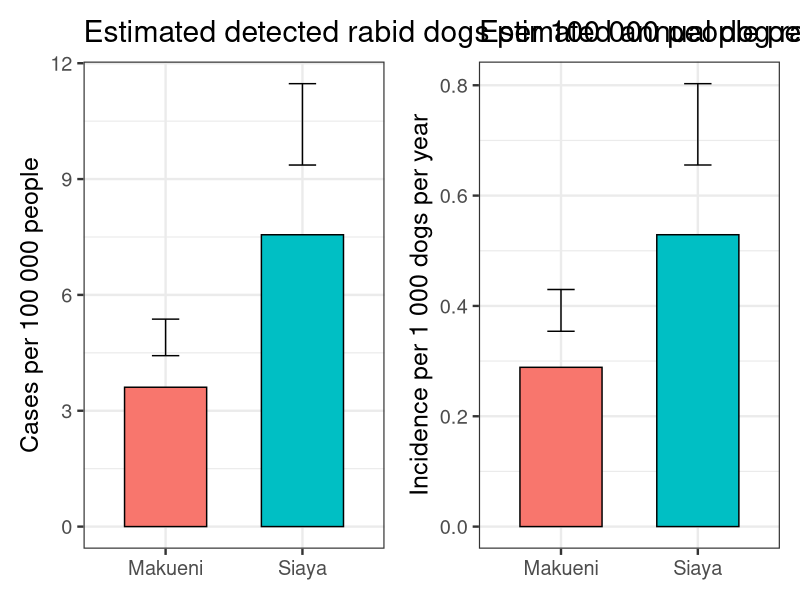
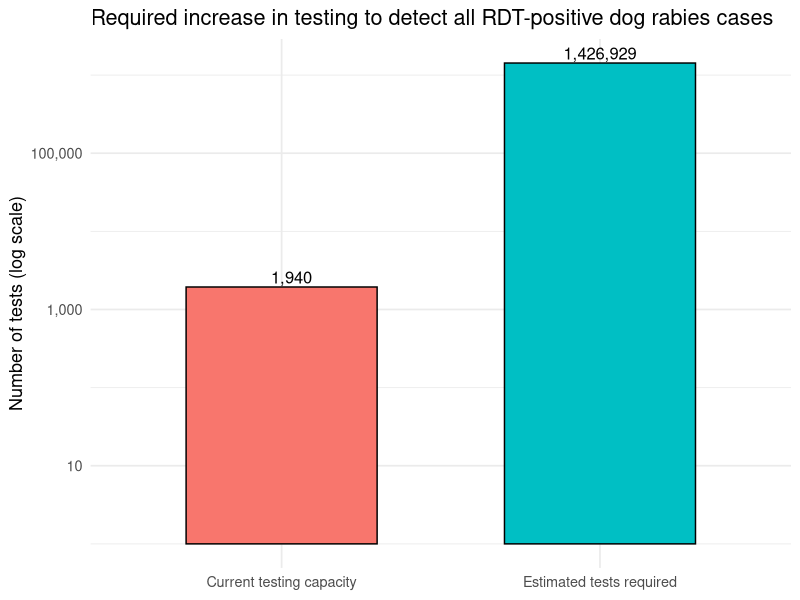
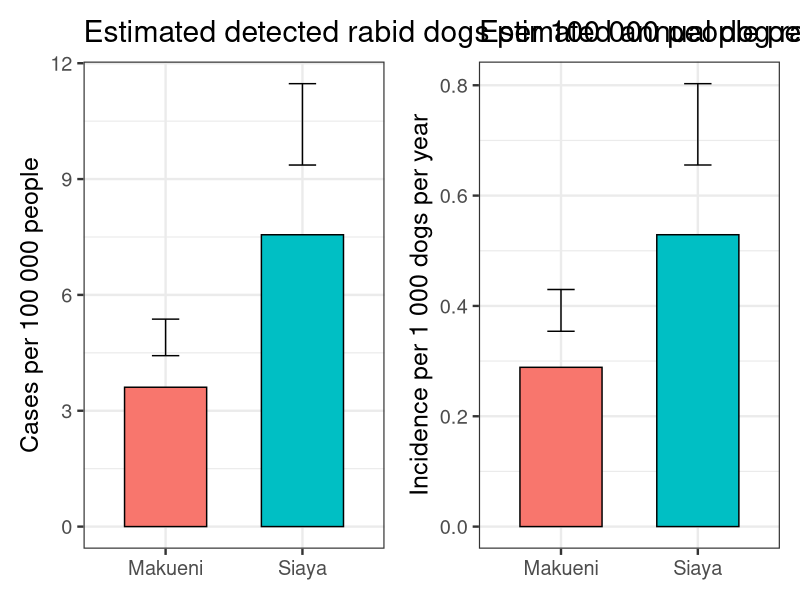
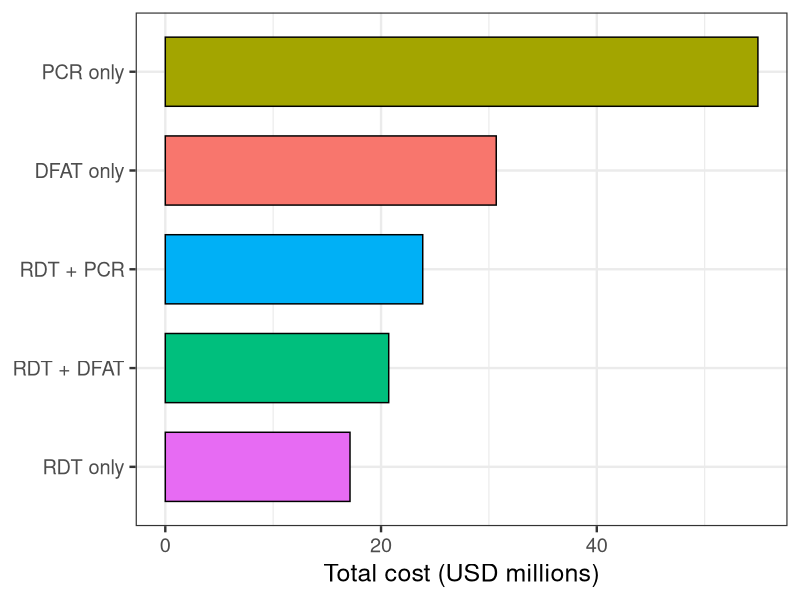

These figures' R source, in order:
library(Hmisc)
library(ggplot2)
library(dplyr)
library(patchwork)

# Function
calc_inc <- function(cases, period, population, HDR){
  dogs <- population / HDR
  ci <- binconf(cases, period * dogs, method = "exact") * 1000
  data.frame(lower = ci[1], estimate = ci[2], upper = ci[3])
}

# Data
makueni <- 987654
siaya <- 993183
HDR_makueni <- 8
HDR_siaya <- 7
cases_makueni <- 102
cases_siaya <- 93
makueni_months <- 28
siaya_months <- 12

inc_makueni <- calc_inc(cases_makueni, makueni_months/12, makueni, HDR_makueni) |> mutate(County="Makueni")
inc_siaya   <- calc_inc(cases_siaya, siaya_months/12, siaya, HDR_siaya) |> mutate(County="Siaya")
inc_df <- bind_rows(inc_makueni, inc_siaya)

# Plot
dog_inc_plot<- ggplot(inc_df, aes(x = County, y = estimate, fill = County)) +
  geom_bar(stat="identity", color="black", width=0.6) +
  geom_errorbar(aes(ymin=lower, ymax=upper), width=0.2) +
  labs(
    title = "Estimated annual dog rabies incidence by county",
    y = "Incidence per 1 000 dogs per year", x = NULL
  ) +
  theme_bw(base_size=18) +
  theme(legend.position="none")


#What it shows:
#Siaya has roughly double the detected incidence of Makueni.
#Wide CIs underscore under-detection and uncertainty in passive surveillance.


# Figure 2: Estimated Dog Rabies Incidence per 100 000 People -------------


calc_inc_bites <- function(cases, period, population){
  ci <- binconf(cases, period * population, method="exact") * 100000
  data.frame(lower = ci[1], estimate = ci[2], upper = ci[3])
}

bite_df <- bind_rows(
  calc_inc_bites(cases_makueni, makueni_months/12, makueni) |> mutate(County="Makueni"),
  calc_inc_bites(cases_siaya, siaya_months/12, siaya) |> mutate(County="Siaya")
)

dog_to_human <- ggplot(bite_df, aes(x = County, y = estimate, fill = County)) +
  geom_bar(stat="identity", color="black", width=0.6) +
  geom_errorbar(aes(ymin=lower, ymax=upper), width=0.2) +
  labs(
    title = "Estimated detected rabid dogs per 100 000 people per year",
    y = "Cases per 100 000 people", x = NULL
  ) +
  theme_bw(base_size=18) +
  theme(legend.position="none")

#Interpretation:
#Gives a human-scale sense of risk and surveillance intensity.
#Useful for comparing to bite incidence or PEP demand.

# Combine vertically without a title
combined_plot <- dog_to_human | dog_inc_plot

# Display combined figure
combined_plot

# Save the figure
ggsave("combined_dog_rabies_figure.png",
       combined_plot, width = 18, height = 12, dpi = 300)



# Figure 3: National Testing Cost by Strategy -----------------------------

# Parameters
RDT_cost <- 12 #converted Euro to USD approximate
DFAT_cost <- 18 #converted Euro to USD approximate
PCR_cost <- 35 #converted Euro to USD approximate
sample_transport <- 3.5 #average of the prices we used for makueni and siaya
RDT_sens <- 0.92
QC_positives <- 0.05
population <- 47564296 #KNBS 2019 census
HDR <- 10
inc_dogs <- 0.3  # per 1000 dogs/year (illustrative)

dogs <- population / HDR
RDT_need <- inc_dogs * dogs

DFAT_only <- RDT_need * (DFAT_cost + sample_transport)
PCR_only  <- RDT_need * (PCR_cost + sample_transport)
RDT_only  <- RDT_need * RDT_cost
RDT_DFAT  <- (RDT_need * RDT_cost) +
  (QC_positives * RDT_need * (DFAT_cost+sample_transport)) +
  ((1-RDT_sens) * RDT_need * DFAT_cost)
RDT_PCR   <- (RDT_need * RDT_cost) +
  (QC_positives * RDT_need * (PCR_cost+sample_transport)) +
  ((1-RDT_sens) * RDT_need * PCR_cost)

cost_df <- data.frame(
  Strategy = c("DFAT only", "PCR only", "RDT only", "RDT + DFAT", "RDT + PCR"),
  Cost_USD = c(DFAT_only, PCR_only, RDT_only, RDT_DFAT, RDT_PCR)
)

testing_costs <- ggplot(cost_df, aes(x = reorder(Strategy, Cost_USD), y = Cost_USD/1e6, fill = Strategy)) +
  geom_bar(stat="identity", color="black", width=0.7) +
  coord_flip() +
  labs(
    #title = "Estimated national annual testing costs by strategy",
    x = NULL, y = "Total cost (USD millions)"
  ) +
  theme_bw(base_size=18) +
  theme(legend.position="none")

ggsave("testing_costs.png",
       testing_costs, width = 15, height = 10, dpi = 300)

#Interpretation:
  #RDT + DFAT provides a cost-effective balance between accuracy and affordability.
  #PCR-only is the most expensive; RDT-only is cheapest but lacks confirmatory assurance.


# Figure 4: Required Increase in Testing Levels ---------------------------

# Assume earlier parameters
population <- 47564296
HDR <- 10
dogs <- population / HDR
inc_dogs <- 0.3  # per 1 000 dogs per year (detected incidence example)

RDT_need <- inc_dogs * dogs  # estimated rabid dogs detected under enhanced surveillance
annual_cases <- 1940          # currently detected nationally
testing_increase <- RDT_need / annual_cases

testing_df <- data.frame(
  Category = c("Current testing capacity", "Estimated tests required"),
  Tests = c(annual_cases, RDT_need)
)

# Plot
ggplot(testing_df, aes(x = Category, y = Tests, fill = Category)) +
  geom_bar(stat = "identity", color = "black", width = 0.6) +
  scale_y_log10(labels = scales::comma_format()) +
  geom_text(aes(label = format(round(Tests, 0), big.mark = ",")),
            vjust = -0.3, size = 4.2) +
  labs(
    title = "Required increase in testing to detect all RDT-positive dog rabies cases",
    y = "Number of tests (log scale)",
    x = NULL
  ) +
  theme_minimal(base_size = 13) +
  theme(legend.position = "none")
